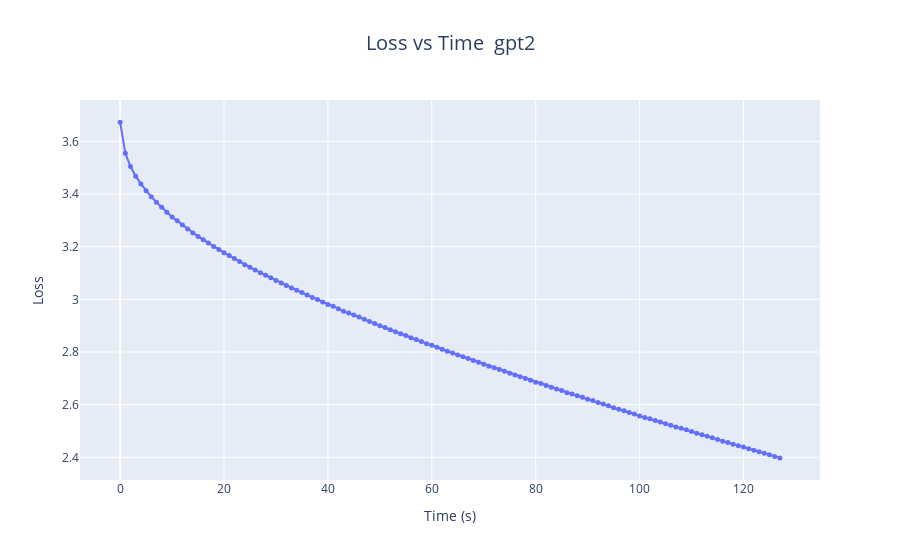
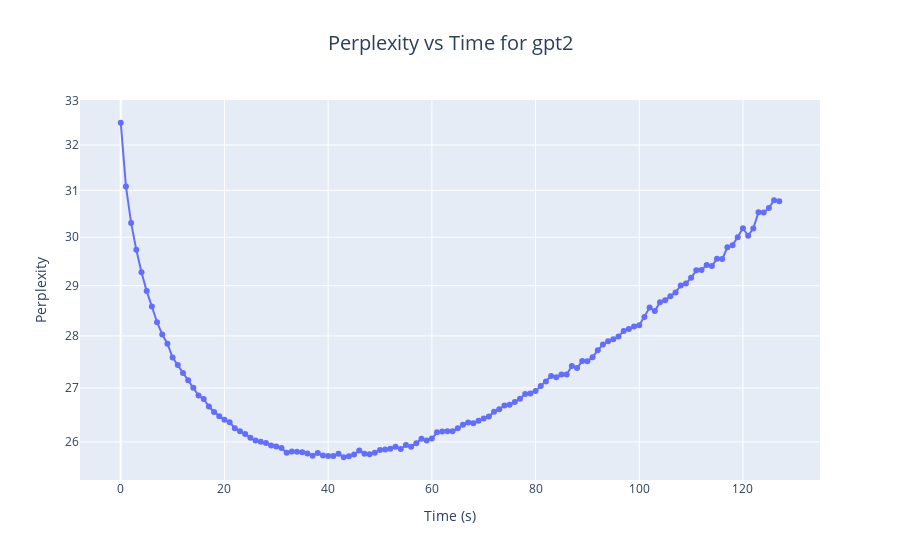
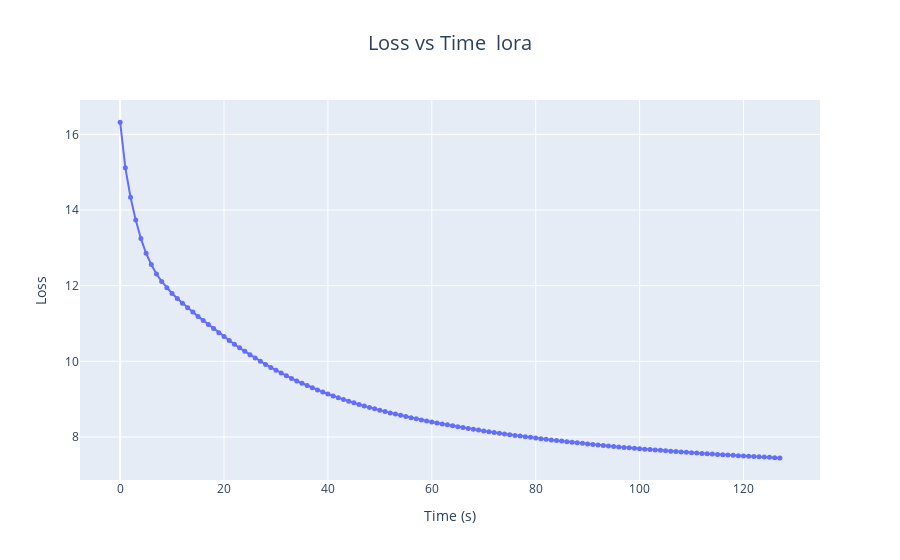
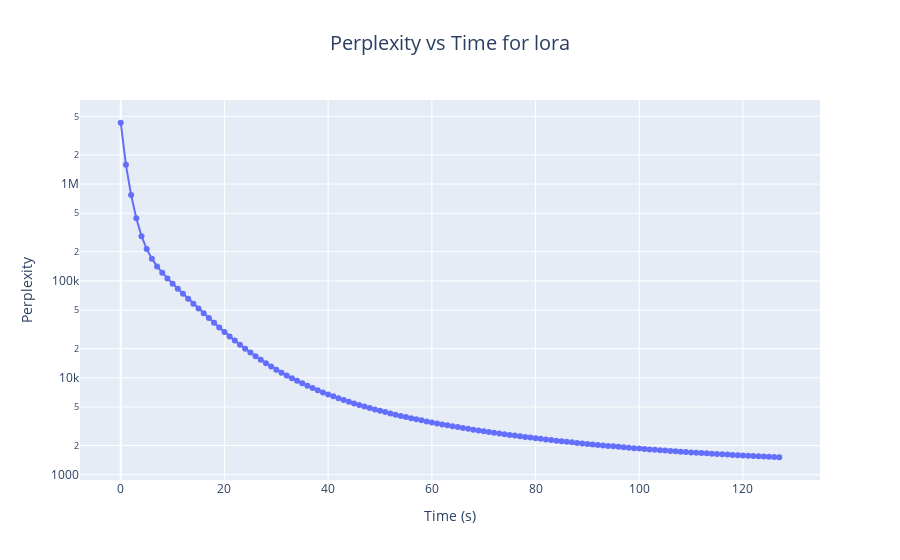

Here is the notebook cell these charts were saved with, in order:
### Code cell
addresses=glob.glob('../results/*.json')
visualize_bulk(addresses)
